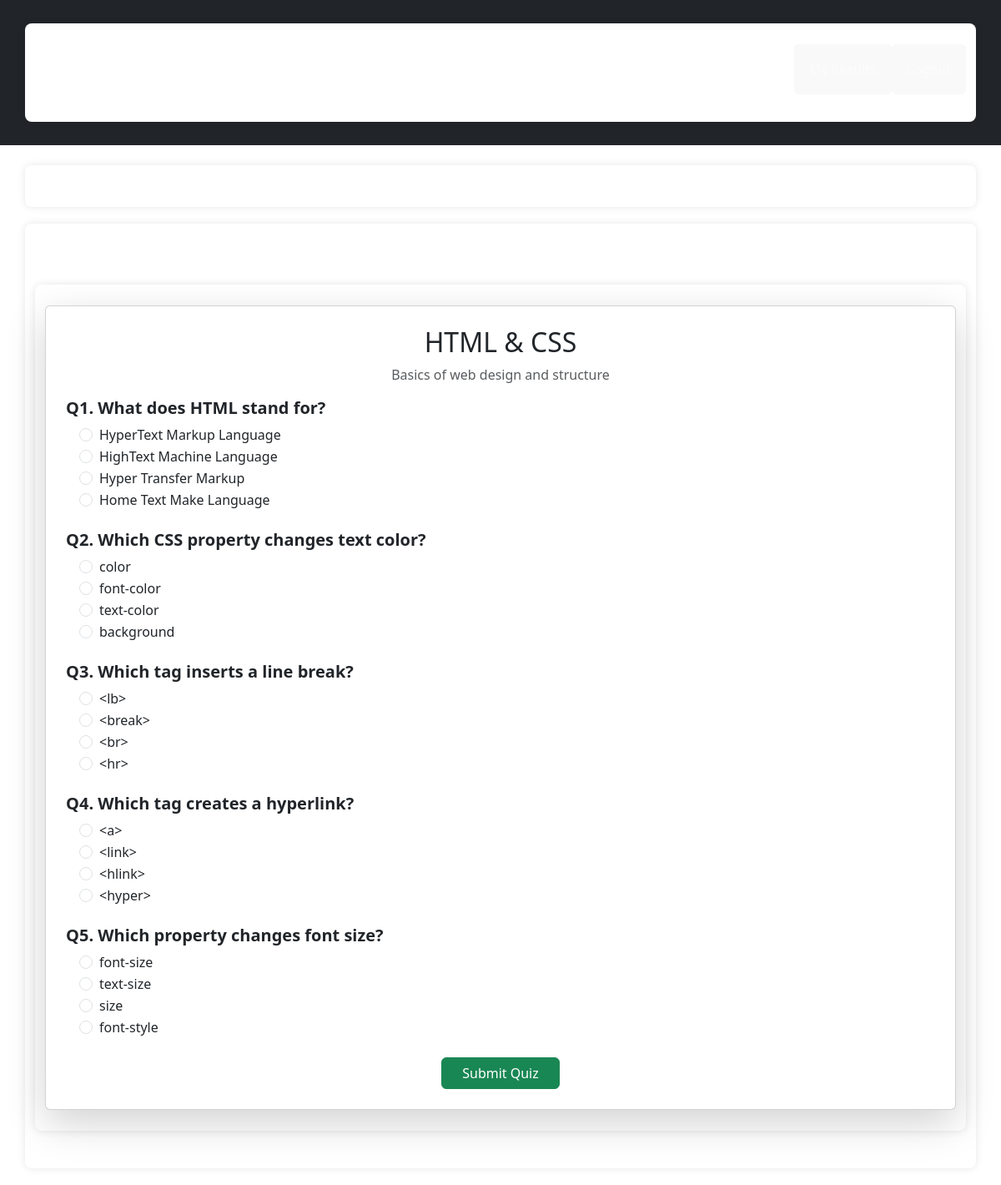
Page /quiz/4 (signed in) on the committed database.
### tables this page shows
CREATE TABLE Quizzes(
    id INTEGER PRIMARY KEY AUTOINCREMENT,
    title TEXT NOT NULL,
    description TEXT
);

CREATE TABLE Questions(
    id INTEGER PRIMARY KEY AUTOINCREMENT,
    quiz_id INTEGER NOT NULL,
    text TEXT NOT NULL,
    FOREIGN KEY (quiz_id) REFERENCES Quizzes(id)
);

CREATE TABLE Options(
    id INTEGER PRIMARY KEY AUTOINCREMENT,
    question_id INTEGER NOT NULL,
    text TEXT NOT NULL,
    is_correct BOOLEAN NOT NULL DEFAULT 0,
    FOREIGN KEY (question_id) REFERENCES Questions(id)
);

### quiz/routes.py (the view)
@quiz_bp.route('/quiz/<int:quiz_id>')
def quiz_detail(quiz_id):
    if "user" not in session:
        flash("Please log in to attempt quizzes.")
        return redirect(url_for("quiz.login"))
    db = get_db()
    quiz = db.execute("SELECT * FROM Quizzes WHERE id = ?", (quiz_id,)).fetchone()
    if quiz is None:
        return "Quiz not found", 404
    questions = db.execute("SELECT * FROM Questions WHERE quiz_id = ?", (quiz_id,)).fetchall()
    quiz_data = []
    for q in questions:
        options = db.execute("SELECT * FROM Options WHERE question_id = ?", (q["id"],)).fetchall()
        quiz_data.append({"id": q["id"], "text": q["text"], "options": options})
    return render_template("quiz_detail.html", quiz=quiz, questions=quiz_data)

### quiz/models.py (called while the page is built)
def get_db():
    if 'db' not in g:
        g.db=sqlite3.connect(
            current_app.config['DATABASE'],
            detect_types=sqlite3.PARSE_DECLTYPES
        )
        g.db.row_factory=sqlite3.Row
    return g.db

### quiz/templates/quiz_detail.html
{% extends "base.html" %}
{% block content %}
<div class="container mt-5">
    <div class="card shadow-lg p-4">
        <h2 class="text-center">{{ quiz['title'] }}</h2>
        <p class="text-muted text-center">{{ quiz['description'] }}</p>
        {% if session['user'] %}
        <form method="POST" action="{{ url_for('quiz.submit_quiz', quiz_id=quiz['id']) }}">
            {% for q in questions %}
                <div class="mb-4">
                    <h5 class="fw-bold">Q{{ loop.index }}. {{ q['text'] }}</h5>
                    <div class="ms-3">
                        {% for opt in q['options'] %}
                            <div class="form-check">
                                <input class="form-check-input" type="radio"
                                       name="q{{ q['id'] }}" value="{{ opt['id'] }}" id="opt{{ opt['id'] }}">
                                <label class="form-check-label" for="opt{{ opt['id'] }}">
                                    {{ opt['text'] }}
                                </label>
                            </div>
                        {% endfor %}
                    </div>
                </div>
            {% endfor %}
            <div class="text-center">
                <button type="submit" class="btn btn-success px-4">Submit Quiz</button>
            </div>
        </form>
        {% else %}
            <p class="text-center">
                <a href="{{ url_for('quiz.login') }}" class="btn btn-primary">Login</a>
                to take this quiz.
            </p>
        {% endif %}
    </div>
</div>
{% endblock %}

### quiz/static/style.css (style rules this page uses)
body { font-family: Arial, sans-serif; background: #f4f4f4; margin: 0; padding: 0; }
.container { max-width: 800px; margin: 20px auto; background: white; padding: 25px; border-radius: 8px; box-shadow: 0 0 10px rgba(0,0,0,0.1); }
h1, h2 { color: #333; margin-bottom: 10px; }
a.button, button { display: inline-block; background: #4a90e2; color: white; padding: 10px 15px; border-radius: 5px; text-decoration: none; border: none; cursor: pointer; margin: 5px 0; }

### rows in the picture
Quizzes: title "HTML & CSS", description "Basics of web design and structure"
Questions: text "What does HTML stand for?"
Options: text "HyperText Markup Language"
Options: text "HighText Machine Language"
Options: text "Hyper Transfer Markup"
Options: text "Home Text Make Language"
Questions: text "Which CSS property changes text color?"
Options: text "color"
Options: text "font-color"
Options: text "text-color"
Options: text "background"
Questions: text "Which tag inserts a line break?"
Options: text "<lb>"
Options: text "<break>"
Options: text "<br>"
Options: text "<hr>"
Questions: text "Which tag creates a hyperlink?"
Options: text "<a>"
Options: text "<link>"
Options: text "<hlink>"
Options: text "<hyper>"
Questions: text "Which property changes font size?"
Options: text "font-size"
Options: text "text-size"
Options: text "size"
Options: text "font-style"
